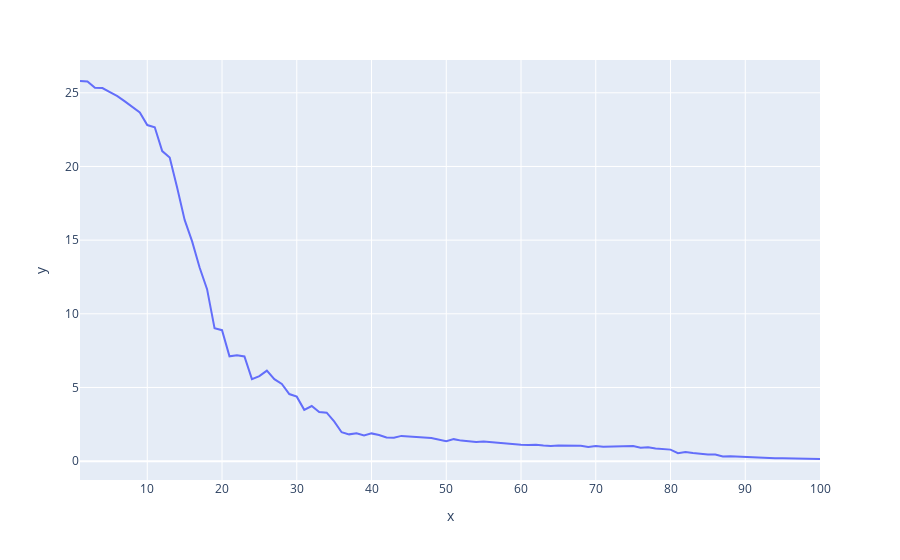

The code cell stored with this chart in its notebook:
### Code cell
optimize_and_plot(griewank_function)

### Figure 1 — Plotly figure (JSON) as saved in the notebook; plotly's stock layout.template omitted (floating-point values rounded to 4 significant figures)
{"data": [{"hovertemplate": "x=%{x}<br>y=%{y}<extra></extra>", "legendgroup": "", "line": {"color": "#636efa", "dash": "solid"}, "marker": {"symbol": "circle"}, "mode": "lines", "name": "", "orientation": "v", "showlegend": false, "type": "scatter", "x": [1, 2, 3, 4, 5, 6, 7, 8, 9, 10, 11, 12, 13, 14, 15, 16, 17, 18, 19, 20, 21, 22, 23, 24, 25, 26, 27, 28, 29, 30, 31, 32, 33, 34, 35, 36, 37, 38, 39, 40, 41, 42, 43, 44, 45, 46, 47, 48, 49, 50, 51, 52, 53, 54, 55, 56, 57, 58, 59, 60, 61, 62, 63, 64, 65, 66, 67, 68, 69, 70, 71, 72, 73, 74, 75, 76, 77, 78, 79, 80, 81, 82, 83, 84, 85, 86, 87, 88, 89, 90, 91, 92, 93, 94, 95, 96, 97, 98, 99, 100], "xaxis": "x", "y": [25.8, 25.76, 25.35, 25.32, 25.05, 24.77, 24.42, 24.03, 23.66, 22.81, 22.66, 21.04, 20.61, 18.56, 16.37, 14.92, 13.14, 11.67, 9.017, 8.891, 7.113, 7.187, 7.109, 5.568, 5.768, 6.146, 5.568, 5.241, 4.554, 4.377, 3.484, 3.741, 3.335, 3.29, 2.697, 1.962, 1.819, 1.893, 1.74, 1.883, 1.775, 1.603, 1.585, 1.714, 1.69, 1.633, 1.607, 1.564, 1.485, 1.36, 1.493, 1.394, 1.348, 1.307, 1.332, 1.288, 1.193, 1.177, 1.157, 1.105, 1.104, 1.115, 1.057, 1.03, 1.06, 1.059, 1.039, 1.042, 0.9689, 1.035, 0.9757, 0.9772, 0.9828, 1.005, 1.031, 0.9132, 0.9492, 0.864, 0.8264, 0.7829, 0.5371, 0.6174, 0.5461, 0.4794, 0.4547, 0.4518, 0.3172, 0.3301, 0.3085, 0.2445, 0.2539, 0.2008, 0.1974, 0.2035, 0.2002, 0.1853, 0.1754, 0.1585, 0.1572, 0.1462], "yaxis": "y"}], "layout": {"legend": {"tracegroupgap": 0}, "margin": {"t": 60}, "xaxis": {"anchor": "y", "domain": [0, 1], "title": {"text": "x"}}, "yaxis": {"anchor": "x", "domain": [0, 1], "title": {"text": "y"}}}}
